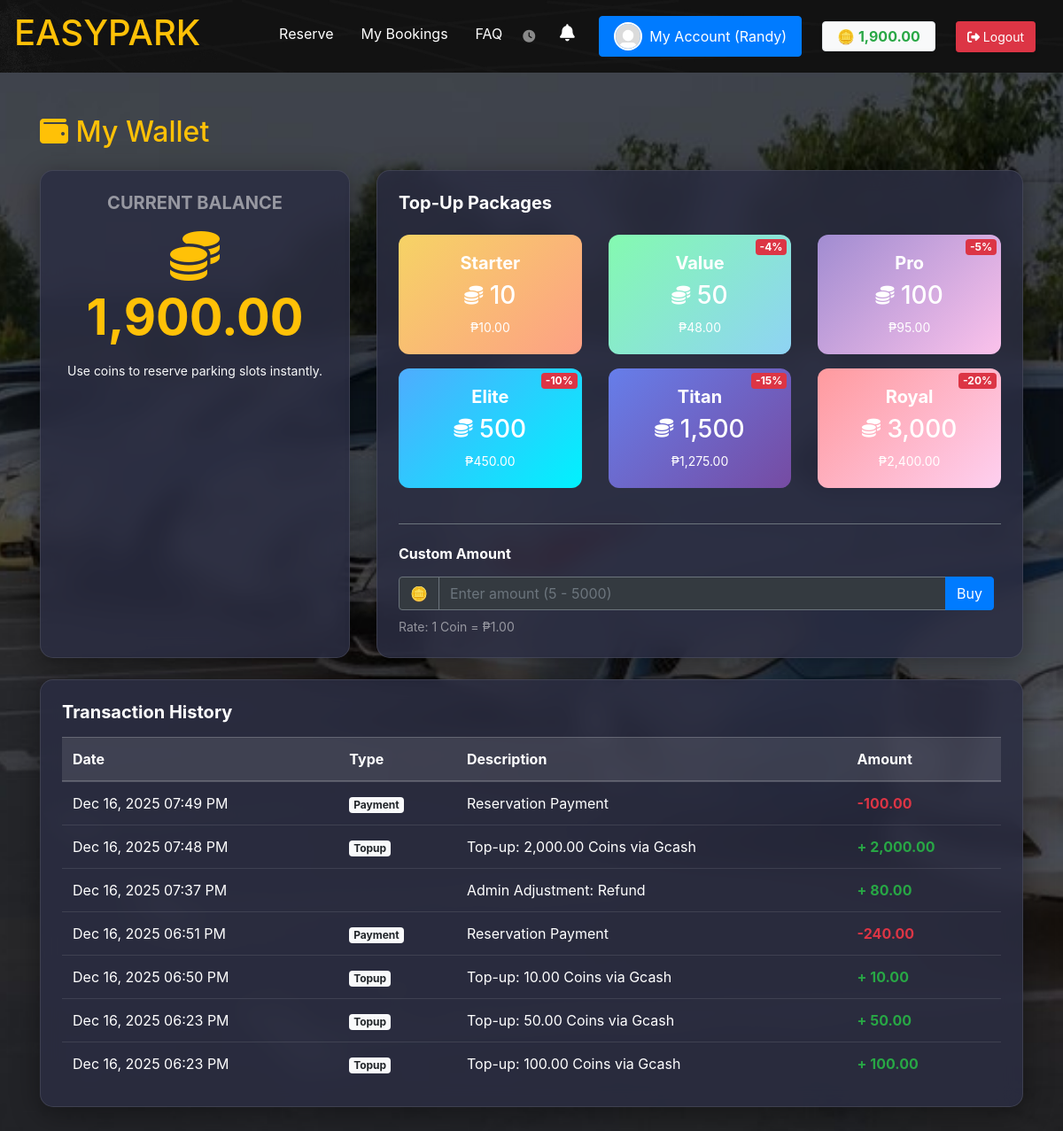
Before: /wallet.php (signed in) with the older database file.
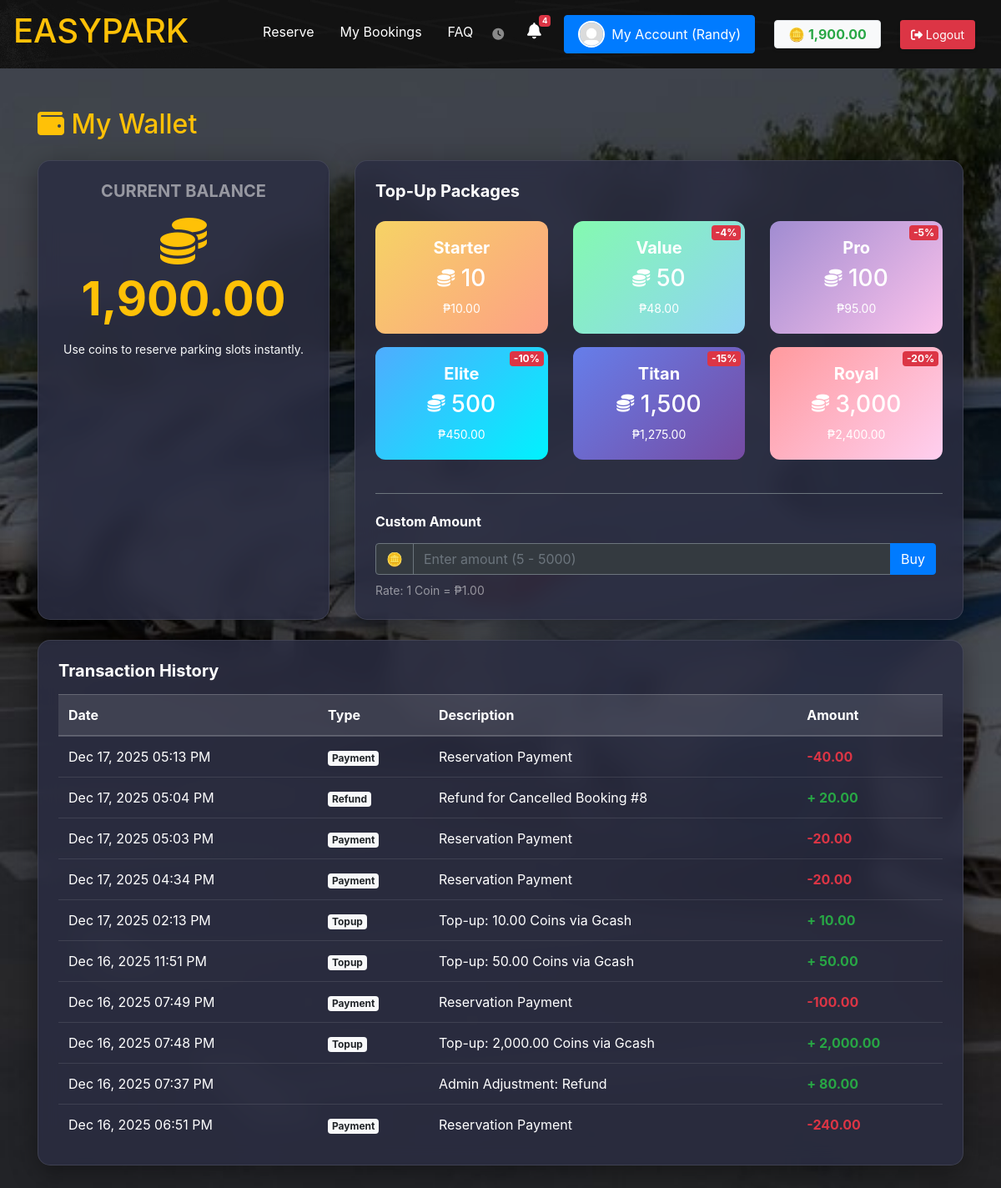
After: the same page with the newer database file.
### tables this page shows
CREATE TABLE `coin_transactions` (
  `transaction_id` int(11) NOT NULL,
  `user_id` int(11) NOT NULL,
  `amount` decimal(10,2) NOT NULL,
  `transaction_type` enum('topup','payment','refund','bonus') NOT NULL,
  `description` varchar(255) DEFAULT NULL,
  `transaction_date` timestamp NULL DEFAULT current_timestamp()
);

### includes/notifications.php (called while the page is built, shortened)
<?php
function countUnreadNotifications($pdo, $user_id)
{
    $stmt = $pdo->prepare("SELECT COUNT(*) FROM notifications WHERE user_id = ? AND is_read = 0");
    $stmt->execute([$user_id]);
    return (int) $stmt->fetchColumn();
}
?>

### wallet.php (the view, shortened to what the changed rows need)
<?php
require_once 'includes/db.php';
$user_id = $_SESSION['user_id'];
$stmt = $pdo->prepare("SELECT * FROM coin_transactions WHERE user_id = ? ORDER BY transaction_date DESC LIMIT 10");
$stmt->execute([$user_id]);
$transactions = $stmt->fetchAll(PDO::FETCH_ASSOC);
?>
<!DOCTYPE html>
<html lang="en">
<head>
    <link href="vendor/fontawesome-free/css/all.min.css" rel="stylesheet" type="text/css">
    <link href="css/bootstrap.min.css" rel="stylesheet">
</head>
<body class="bg-car">
    <?php include 'includes/client_navbar.php'; ?>
    <div class="container py-5">
        <h2 class="text-warning mb-4"><i class="fas fa-wallet"></i> My Wallet</h2>
        <div class="row">
            <div class="col-12">
                <div class="glass-panel p-4">
                    <div class="table-responsive">
                        <table class="table table-glass table-hover mb-0">
                            <thead>
                                <tr>
                                    <th>Date</th>
                                    <th>Type</th>
                                    <th>Description</th>
                                    <th>Amount</th>
                                </tr>
                            </thead>
                            <tbody>
                                <?php foreach ($transactions as $t): ?>
                                    <tr>
                                        <td><?= date('M d, Y h:i A', strtotime($t['transaction_date'])) ?></td>
                                        <td><span class="badge badge-light"><?= ucfirst($t['transaction_type']) ?></span>
                                        </td>
                                        <td><?= htmlspecialchars($t['description']) ?></td>
                                        <td
                                            class="<?= $t['amount'] >= 0 ? 'text-success' : 'text-danger' ?> font-weight-bold">
                                            <?= $t['amount'] >= 0 ? '+' : '' ?>     <?= number_format($t['amount'], 2) ?>
                                        </td>
                                    </tr>
                                <?php endforeach; ?>
                            </tbody>
                        </table>
                    </div>
                </div>
            </div>
        </div>
    </div>
    <?php include 'includes/footer.php'; ?>
</body>
</html>

### includes/client_navbar.php (shortened to what the changed rows need)
<?php
require_once __DIR__ . '/db.php';
if (isset($_SESSION['user_id'])) {
    $user_id = $_SESSION['user_id'];
}
?>
<nav id="navbar" class="navbar navbar-expand-lg bg-image-dark navbar-dark sticky-top w-100 px-3">
    <a id="opp" class="navbar-brand" href="index.php" data-toggle="tooltip" title="Back to Home"
        data-placement="bottom">
        <h1 class="custom-size 75rem">EASYPARK</h1>
    </a>
    <div class="collapse navbar-collapse justify-content-end" id="collapsibleNavbar">
        <ul id="opp" class="navbar-nav">
            <?php if (isset($_SESSION['user_id'])): ?>
                <?php
                require_once __DIR__ . '/notifications.php';
                $unreadCount = 0;
                if (isset($pdo)) {
                    $unreadCount = countUnreadNotifications($pdo, $_SESSION['user_id']);
                }
                ?>
                <li class="nav-item mr-3">
                    <a class="nav-link position-relative" href="#" id="alertsTrigger" role="button" data-toggle="modal"
                        data-target="#notificationCenterModal" title="Notifications">
                        <i class="fas fa-bell fa-fw" style="font-size: 1.2rem;"></i>
                        <?php if ($unreadCount > 0): ?>
                            <span class="badge badge-danger badge-counter position-absolute"
                                style="top: 0; right: 0; font-size: 0.6rem;"><?= $unreadCount > 9 ? '9+' : $unreadCount ?></span>
                        <?php endif; ?>
                    </a>
                </li>
            <?php endif; ?>
        </ul>
    </div>
</nav>

Changed rows visible on the page:
no longer on this page (row unchanged): coin_transactions: transaction_date "Dec 16, 2025 06:50 PM", transaction_type "Topup", description "Top-up: 10.00 Coins via Gcash", amount "10.00"
no longer on this page (row unchanged): coin_transactions: transaction_date "Dec 16, 2025 06:23 PM", transaction_type "Topup", description "Top-up: 50.00 Coins via Gcash", amount "50.00"
no longer on this page (row unchanged): coin_transactions: transaction_date "Dec 16, 2025 06:23 PM", transaction_type "Topup", description "Top-up: 100.00 Coins via Gcash", amount "100.00"
added coin_transactions: transaction_date "Dec 17, 2025 05:13 PM", transaction_type "Payment", description "Reservation Payment", amount "-40.00"
added coin_transactions: transaction_date "Dec 17, 2025 05:04 PM", transaction_type "Refund", description "Refund for Cancelled Booking #8", amount "20.00"
added coin_transactions: transaction_date "Dec 17, 2025 05:03 PM", transaction_type "Payment", description "Reservation Payment", amount "-20.00"
added coin_transactions: transaction_date "Dec 17, 2025 04:34 PM", transaction_type "Payment", description "Reservation Payment", amount "-20.00"
added coin_transactions: transaction_date "Dec 17, 2025 02:13 PM", transaction_type "Topup", description "Top-up: 10.00 Coins via Gcash", amount "10.00"
added coin_transactions: transaction_date "Dec 16, 2025 11:51 PM", transaction_type "Topup", description "Top-up: 50.00 Coins via Gcash", amount "50.00"
Other visible differences:
$unreadCount: (not shown) → "4"
